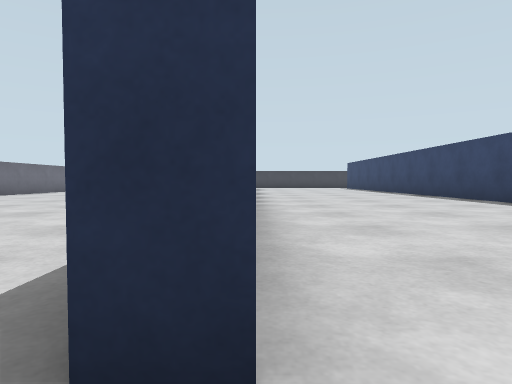
View 1 (above)

21 first-person views from a walk through a world built for the Gazebo simulator. The camera is 0.22 m above the floor, tilts 2° down and sees 75° across. The floor is counted in squares, 0.5 m on a side. Each view is taken from the middle of a square. On the plan, view 1 faces up. The plan holds only what a view shows up to about 9 squares ahead; the rest is blank. The robots in the file are not drawn.

View 2
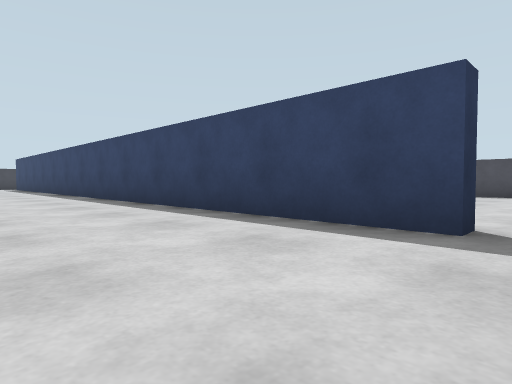

View 3
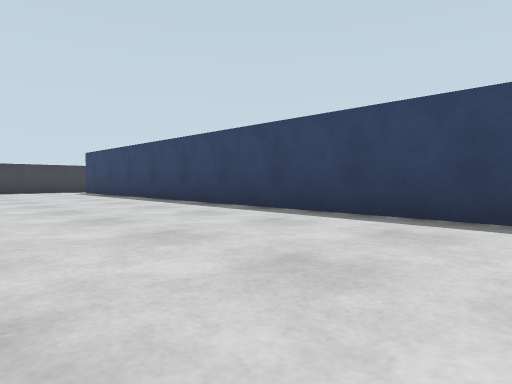

View 4
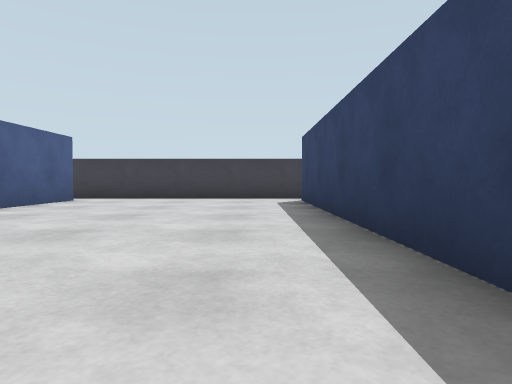

View 5
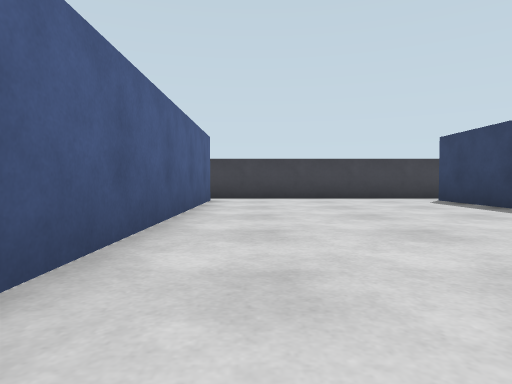

View 6
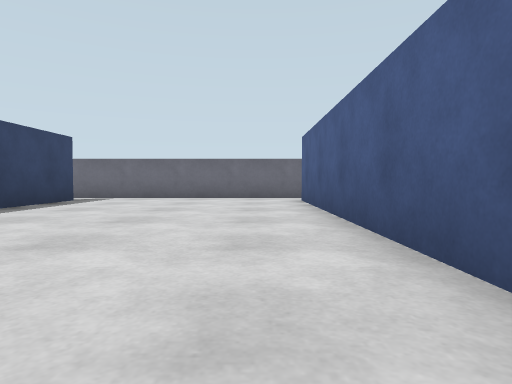

View 7
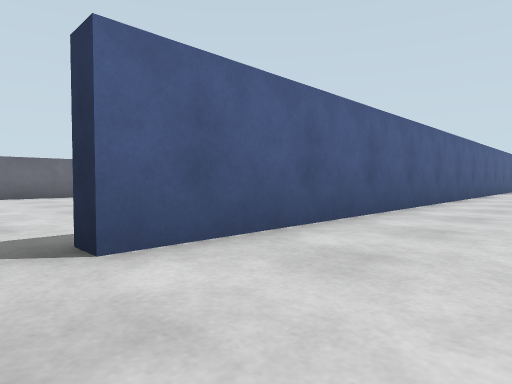

View 8
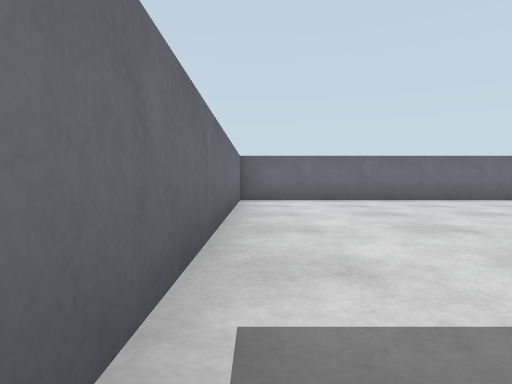

View 9
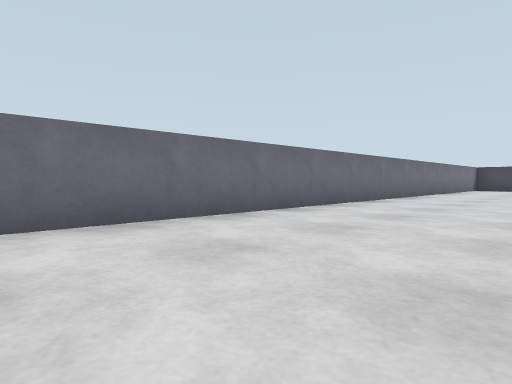

View 10
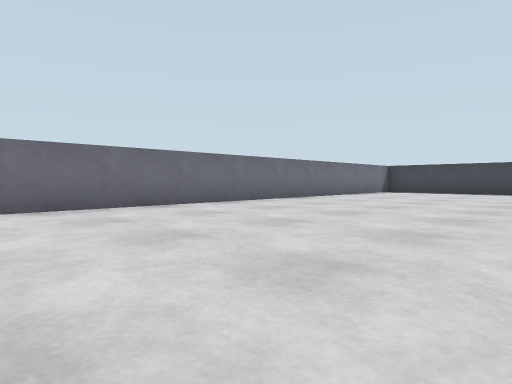

View 11
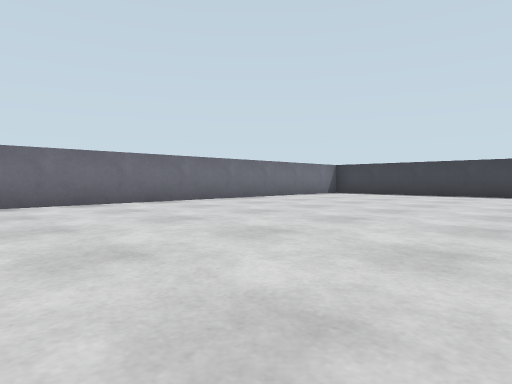

View 12
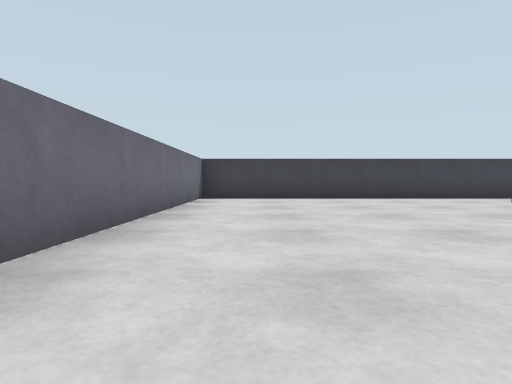

View 13
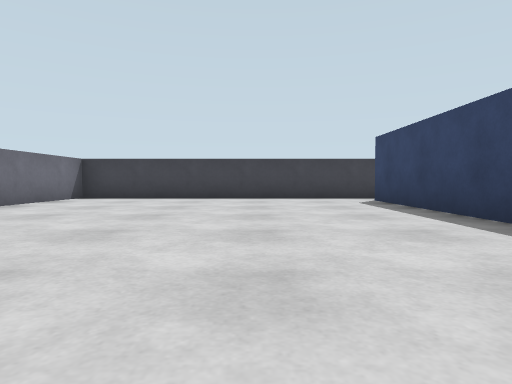

View 14
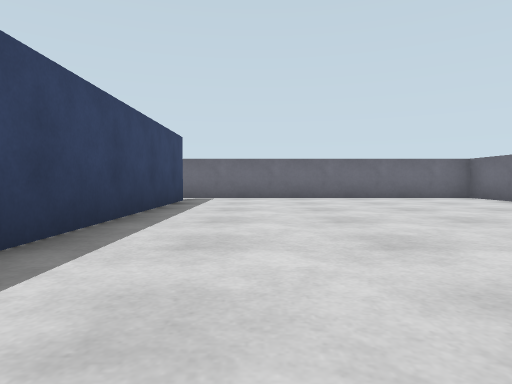

View 15
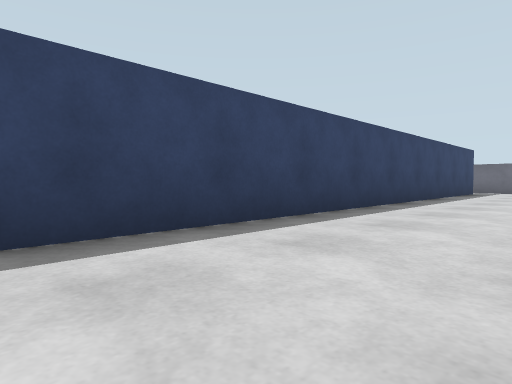

View 16
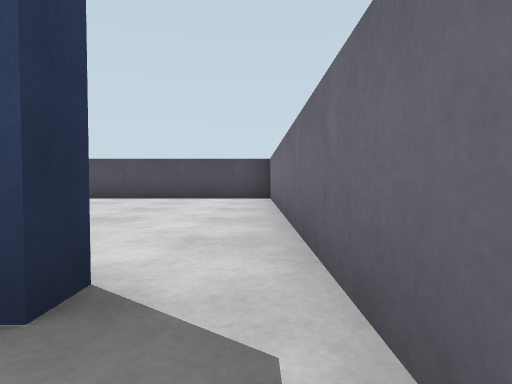

View 17
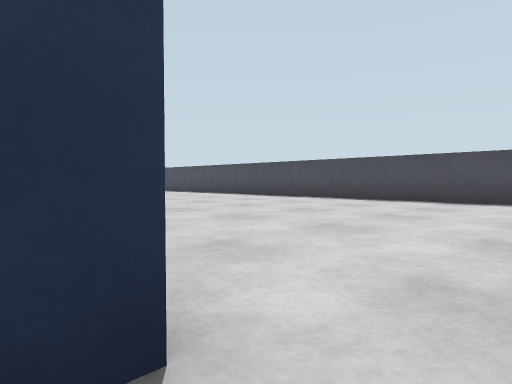

View 18
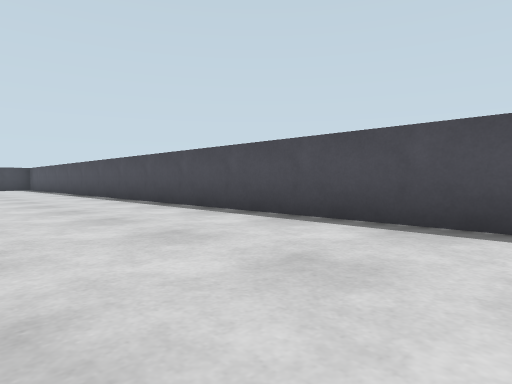

View 19
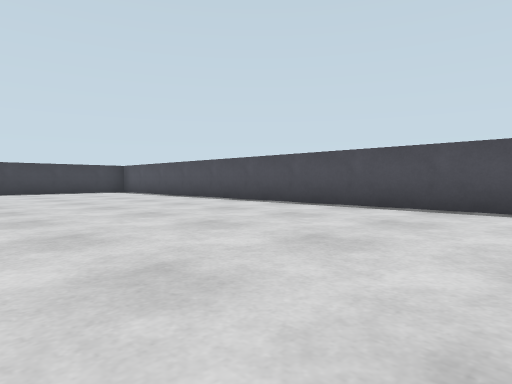

View 20
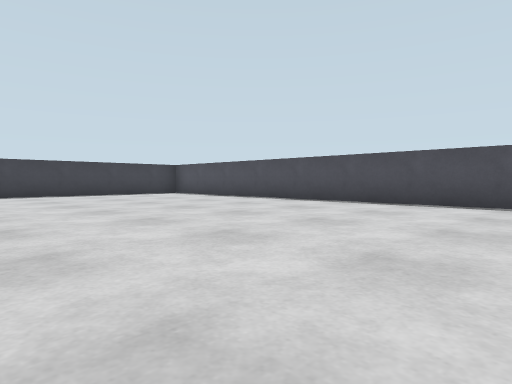

View 21
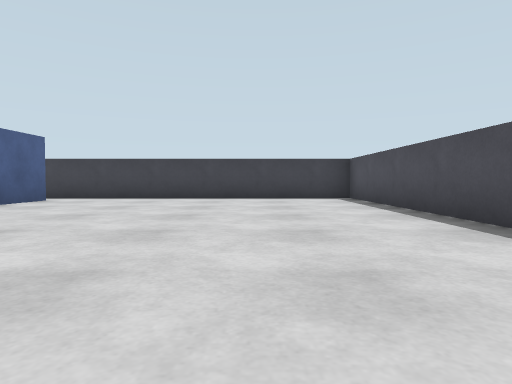

### Floor plan
Ten units are one square. View 1 is at (0, 0); x grows to the right and y downward. Boxes are objects, and circles mark ways between rooms. Rooms are numbered by the first view taken in them; rooms with no view inside come last. Other rooms are left out.
<svg viewBox="-78 -198 207 206">
<path fill="none" stroke="#000" d="M-4 -144 -4 -184M0 -7 -4 -7 -4 -128M4 -193 -73 -193 -73 3 4 3M0 -108 0 -7M0 -184 0 -122M54 -193 4 -193M55 -7 50 -7 50 -184M4 3 54 3M54 -184 54 -169M54 3 124 3 124 -193 54 -193"/>
<circle cx="0" cy="-190" r="3" fill="#2a7"/>
<circle cx="0" cy="0" r="3" fill="#2a7"/>
<circle cx="50" cy="-190" r="3" fill="#2a7"/>
<circle cx="50" cy="0" r="3" fill="#2a7"/>
<text x="-40" y="-100">1</text>
<text x="30" y="-100">2</text>
<text x="90" y="-100">3</text>
</svg>
Room 1 opens to room 2. Room 2 opens to room 3.

Where each view was taken, in squares from view 1:
view 1: 0 up, 0 right, facing up
view 2: 0 up, 2 right, facing up-right
view 3: 6 up, 1 right, facing up-right
view 4: 11 up, 4 right, facing up
view 5: 11 up, 1 right, facing up
view 6: 8 up, 1 right, facing down
view 7: 0 up, 2 right, facing up-left
view 8: 0 up, 0 right, facing left
view 9: 3 up, 4 left, facing up-left
view 10: 7 up, 2 left, facing up-left
view 11: 9 up, 1 left, facing up-left
view 12: 11 up, 6 left, facing up
view 13: 11 up, 3 left, facing up
view 14: 8 up, 2 left, facing down
view 15: 13 up, 3 left, facing down-right
view 16: 0 up, 4 right, facing right
view 17: 0 up, 5 right, facing up-right
view 18: 2 up, 9 right, facing up-right
view 19: 7 up, 7 right, facing up-right
view 20: 9 up, 6 right, facing up-right
view 21: 11 up, 10 right, facing up
